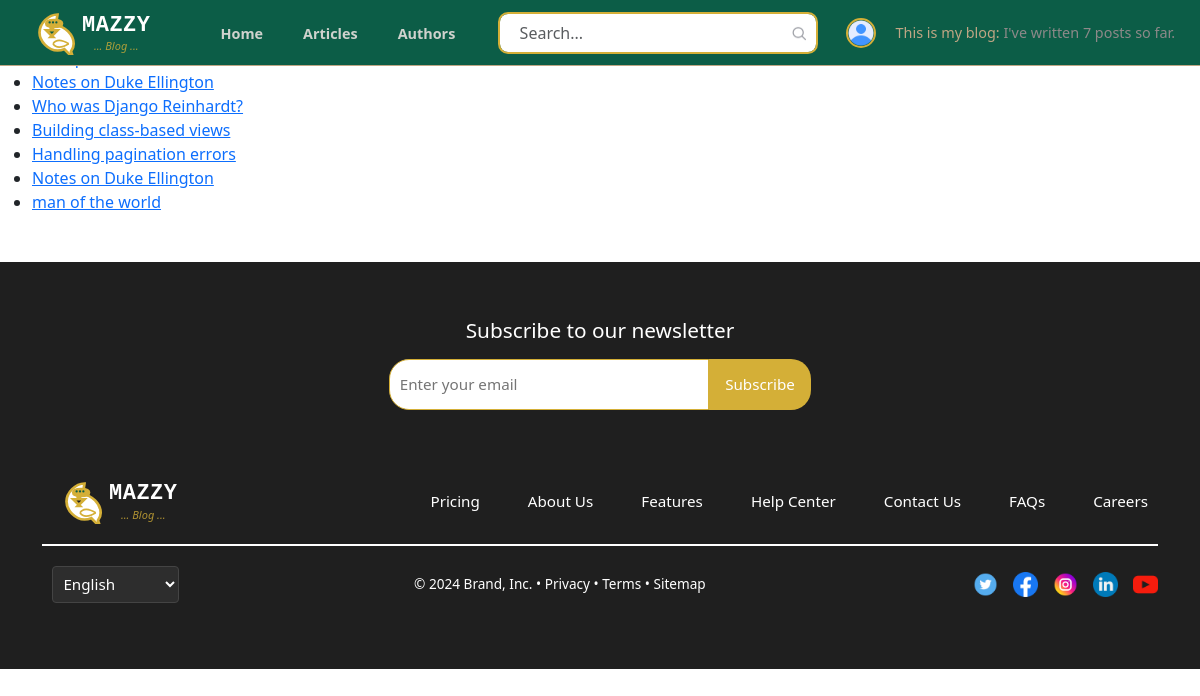
Before: /en/search/ with the older database file.
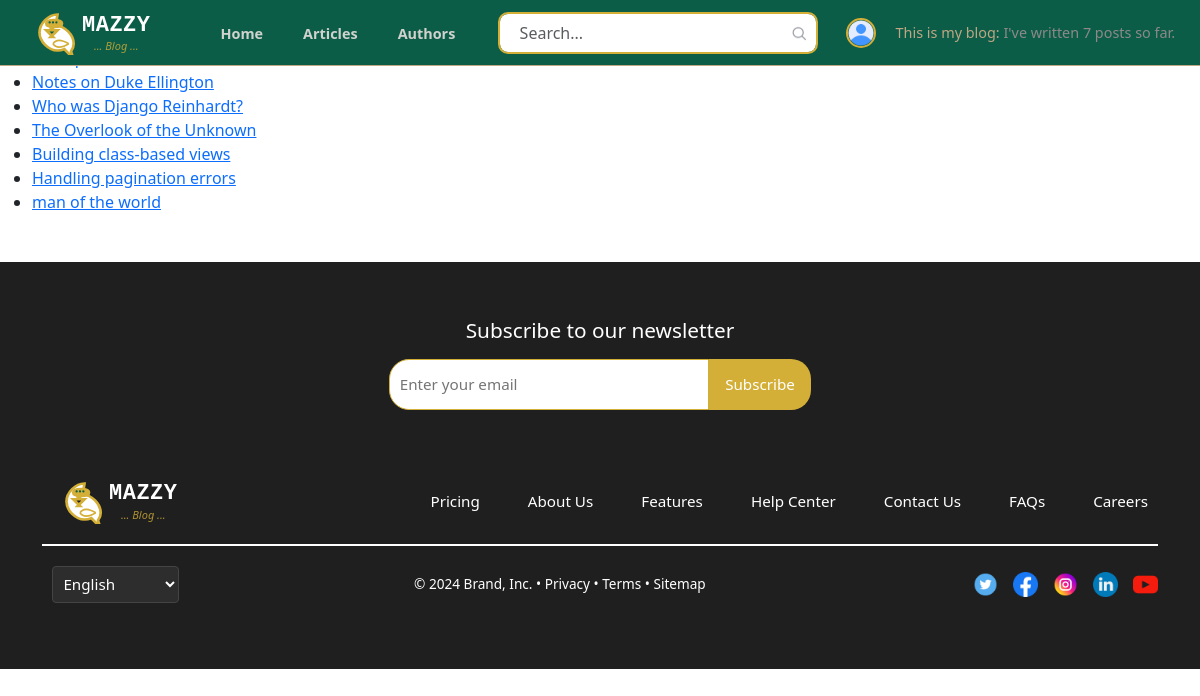
After: the same page with the newer database file.
### blog/models.py (models this page shows, shortened)
class Post(models.Model):
    class CategoryChoices(models.TextChoices):
        LIFESTYLE = 'Lifestyle', 'Lifestyle'
        TRAVEL = 'Travel', 'Travel'
        FOOD = 'Food', 'Food'
        HEALTH = 'Health', 'Health'
        TECHNOLOGY = 'Technology', 'Technology'
    category = models.CharField(max_length=20, choices=CategoryChoices.choices,
        default=CategoryChoices.LIFESTYLE
    )
    class Status(models.TextChoices):
        DRAFT = 'DF', 'Draft'
        PUBLISHED = 'PB', 'Published'
    image = models.ImageField(upload_to='posts/%Y/%m/%d/', blank=True, null=True)
    title = models.CharField(max_length=250)
    slug = models.SlugField(max_length=250, unique_for_date='publish')
    author = models.ForeignKey(User, on_delete=models.CASCADE, related_name='blog_posts')
    body = models.TextField()
    publish = models.DateTimeField(default=timezone.now)
    created = models.DateTimeField(auto_now_add=True)
    updated = models.DateTimeField(auto_now=True)
    status = models.CharField(max_length=2, choices=Status.choices, default=Status.DRAFT)
    objects = models.Manager() # The default manager.
    published = PublishedManager()
    tags = TaggableManager()
    class Meta:
        ordering = ['-publish']
        indexes = [
            models.Index(fields=['-publish']),
        ]

### blog/views.py (the view)
# urls.py: path('search/', views.search, name='search'),
def search(request):
    query = request.GET.get('q', '')
    results = Post.objects.filter(title__icontains=query)
    return render(request, 'website/partials/search_results.html', {'results': results, 'query': query})

### blog/models.py (called while the page is built)
    def get_queryset(self):
        return super().get_queryset()\
            .filter(status=Post.Status.PUBLISHED)

### blog/templatetags/blog_tags.py (called while the page is built)
@register.simple_tag
def total_posts():
   return Post.published.count()

### templates/website/partials/search_results.html (shortened to what this page needs)
{% extends "website/base.html" %}
{% block content %}
  <h2>Search Results for "{{ query }}"</h2>
  <ul>
    {% for post in results %}
      <li>
        <a href="{% url 'post_detail' slug=post.slug %}">{{ post.title }}</a>
      </li>
    {% empty %}
      <li>No results found.</li>
    {% endfor %}
  </ul>
{% endblock %}

### templates/website/base.html (shortened to what this page needs)
{% load static %}
<!DOCTYPE html>
<html lang="en">
<head>
  <link href="{% static './css/style.css' %}" rel="stylesheet">
  <link rel="stylesheet" href="{% static './css/color.css' %}">
  <link rel="stylesheet" href="{% static './css/logo.css' %}">
   <link
    rel="stylesheet"
    href="https://cdnjs.cloudflare.com/ajax/libs/font-awesome/6.4.0/css/all.min.css"
/>
  <link rel="stylesheet"
    href="https://cdn.jsdelivr.net/npm/bootstrap@5.3.0/dist/css/bootstrap.min.css">
</head>
<body>
  {% include 'website/partials/_navbar.html' %}
  <main class="content-box">
    {% block content %}
    {% endblock %}
  </main>
  {% include 'website/partials/_footer.html' %}
</body>
</html>

### templates/website/partials/_navbar.html (shortened to what this page needs)
{% load blog_tags %}
{% load static %}
<div class="header">
    <nav class="navbar header_lay navbar-expand-lg">
        <div class="nav-brand">
            <a class="navbar-brand fw-bold" href="{% url 'blog:hero' %}">
                {% include "website/partials/logo.html" %}
            </a>
        </div>
        <div class="collaps navbar-collapse" id="navbarSupportedContent">
            <div claess="right-sidebar">
                <div class="nav-bar" id="navbarSupportedContent">
                    <ul class="nav-links ms-auto ">
                        <li class="nav-item">
                            <a href="{% url 'blog:hero' %}">Home</a>
                        </li>
                        <li class="nav-item">
                            <a href="{% url 'blog:post_list' %}">Articles</a>
                        </li>
                        <li class="nav-item">
                            <a href="#">Authors</a>
                        </li>
                    </ul>
                </div>
            </div>
            <div class="left-sidebar">
                <form class="search-form" action="{% url 'blog:search' %}" method="GET" >
                    <input class="form-control me-2" type="text" name="q" placeholder="Search..." required>
                    <button class="btn submit" type="submit">
                        <img src="{% static 'image/link/search.png' %}" alt="search Icon" />
                    </button>
                </form>
                <div class="nav-extras">
                  {% if request.user.is_authenticated %}
                    <div class="dropdown-user">
                      <a href="#" class="user-icon">
                        {% if request.user.profile.image %}
                          <img src="{{ request.user.profile.image.url }}" alt="{{ request.user.username }}'s Profile Picture" class="profile-pic">
                        {% else %}
                          <img src="{% static 'image/link/user (1).png' %}" alt="Default User Icon" class="profile-pic">
                        {% endif %}
                      </a>
                      <div class="custom-dropdown">
                        <ul>
                          <li><a class="acc-item" href="{% url 'accounts:profile' %}">Profile</a></li>
                          <li><a class="acc-item" href="{% url 'accounts:profile_update' %}">Edit Profile</a></li>
                          <li><a class="acc-item" href="{% url 'accounts:logout' %}">Logout</a></li>
                        </ul>
                      </div>
                    </div>
                  {% else %}
                    <div class="dropdown-in">
                      <a href="#" class="user-icon">
                        <img src="{% static 'image/link/user (1).png' %}" alt="User Icon" class="profile-pic">
                      </a>
                    </div>
                  {% endif %}
                </div>
                <div class="posts">
                    <p>
                        <span class="h-text">This is my blog:</span>
                        I've written {% total_posts %} posts so far.
                    </p>
                </div>
            </div>
        </div>
    </nav>
</div>

### templates/website/partials/logo.html (shortened to what this page needs)
<div class="logo-container">
  <div class="logo-icon">
  </div>
  <div class="logo-text">
    <h3 class="logo-title">MAZZY</h3>
    <h6 class="logo-subtext">... Blog ...</h6>
  </div>
</div>

### templates/website/partials/_footer.html (shortened to what this page needs)
{% load static %}
<footer class="site-footer text-center py-4 mt-5">
    <section class="newsletter-subscribe">
        <div class="container">
            <h2>Subscribe to our newsletter</h2>
            <form action="#" method="POST">
            <input type="email" name="email" placeholder="Enter your email" required />
            <button type="submit">Subscribe</button>
            </form>
        </div>
    </section>
    <div class="footer-content container">
        <div class="footer-top">
            <div class="footer-brand">
                {% include "website/partials/logo.html" %}
            </div>
            <ul class="footer-nav">
            <li><a href="#">Pricing</a></li>
            <li><a href="#">About Us</a></li>
            <li><a href="#">Features</a></li>
            <li><a href="#">Help Center</a></li>
            <li><a href="#">Contact Us</a></li>
            <li><a href="#">FAQs</a></li>
            <li><a href="#">Careers</a></li>
            </ul>
        </div>
        <div class="footer-bottom">
            <div class="language-bar">
                {% include "website/partials/language.html" %}
            </div>
            <p class="inc">
                &copy; 2024 Brand, Inc. • Privacy • Terms • Sitemap
            </p>
            <ul class="social-icons">
                <li>
                  <a href="#" aria-label="Twitter">
                    <img src="{% static 'image/link/twitter.png' %}" alt="Twitter Icon" />
                  </a>
                </li>
                <li>
                  <a href="#" aria-label="Facebook">
                    <img src="{% static 'image/link/facebook.png' %}" alt="Facebook Icon" />
                  </a>
                </li>
                <li>
                  <a href="#" aria-label="Instagram">
                    <img src="{% static 'image/link/instagram.png' %}" alt="Instagram Icon" />
                  </a>
                </li>
                <li>
                  <a href="#" aria-label="LinkedIn">
                    <img src="{% static 'image/link/linkedin.png' %}" alt="LinkedIn Icon" />
                  </a>
                </li>
                <li>
                  <a href="#" aria-label="YouTube">
                    <img src="{% static 'image/link/youtube.png' %}" alt="YouTube Icon" />
                  </a>
                </li>
            </ul>
        </div>
    </div>
</footer>

### templates/website/partials/language.html (shortened to what this page needs)
{% load i18n %}
{% get_current_language as CURRENT_LANGUAGE %}
<form action="{% url 'set_language' %}" method="post">
    <select name="language" id="language" onchange="this.form.submit()">
        <option value="en" {% if CURRENT_LANGUAGE == 'en' %}selected{% endif %}>English</option>
    </select>
</form>

### static/css/style.css (style rules this page uses)
* { margin: 0; padding: 0; box-sizing: border-box; }
body { background: var(--bu-color); font-family: 'Roboto', sans-serif; }
.header { background: var(--hd-color); border-bottom: 1px solid var(--box-color); justify-content: space-between; position: fixed; align-items: center; width: 100%; top: 0; left: 0; z-index: 1000; }
.navbar.header_lay { display: flex; justify-content: space-between; align-items: center; padding: 0 25px; width: 100%; }
.nav-brand { display: flex; align-items: center; }
.nav-bar { display: flex; align-items: center; margin-top: 1rem ; }
.nav-bar .nav-links li a { text-decoration: none; color: var(--ba-color); padding: 0.75rem 0.75rem; align-items: center; font-weight: 600; font-size: 0.9rem; transition: color 0.3s ease; }
.nav-bar .nav-links { display: flex; list-style: none; gap: 1rem; }
.left-sidebar { flex: 2; display: flex; align-items: center; justify-content: flex-end; gap: 20px; }
.search-form { position: relative; }
.search-form input[type="text"] { padding: 7px 20px; padding-right: 30px; border: 2px solid var(--link-color); border-radius: 10px; width: 20rem; outline: none; }
.search-form button { position: absolute; right: 7px; top: 50%; transform: translateY(-50%); border: none; cursor: pointer; font-size: 1em; }
.search-form button img { width: 16px; height: 16px; display: block; }
.nav-extras { display: flex; align-items: center; justify-content: flex-end; position: relative; }
.user-icon::after { display: none; }
.user-icon img.profile-pic { width: 30px; height: 30px; border-radius: 50%; object-fit: cover; border: 2px solid var(--link-color); transition: opacity 0.3s, border-color 0.3s; cursor: pointer; }
.dropdown-user, .dropdown-in { position: relative; }
.posts p { margin: 0; font-size: 0.9em; color: var(--input-color); }
.posts .h-text { color: var(--box-color); }
.site-footer { background-color: #1f1f1f; color: var(--text-color); margin-top: 40px; font-size: 0.95rem; }
.newsletter-subscribe { color: var(--text-color); padding: 2rem 1rem; text-align: center; }
.newsletter-subscribe h2 { margin-bottom: 1rem; font-size: 1.3rem; }
.newsletter-subscribe form { display: inline-flex; }
.newsletter-subscribe input[type="email"] { padding: 0.8rem 0.6rem; border: 1px solid var(--link-color); border-radius: 20px 0 0 20px; width: 20rem; }
.newsletter-subscribe button { padding: 0.5rem 1rem; background-color: var(--link-color); color: var(--text-color); border: none; border-radius: 0 20px 20px 0; cursor: pointer; }
.footer-content { padding: 2rem 10rem; }
.footer-top { display: flex; align-items: center; justify-content: space-between; flex-wrap: wrap; margin-bottom: 5px; }
.footer-brand { margin-bottom: 10px; margin-left: 10px; }
.footer-nav { list-style: none; display: flex; gap: 3rem; margin-bottom: 10px; margin-right: 10px; }
.footer-nav li a { color: var(--text-color); text-decoration: none; transition: color 0.3s ease; }
.footer-bottom { display: flex; align-items: center; justify-content: space-between; flex-wrap: wrap; border-top: 2px solid var(--text-color); padding-top: 20px; }
.language-bar { margin-bottom: 10px; margin-left: 10px; }
.language-bar select { background-color: #2d2d2d; color: var(--text-color); border: 1px solid #444; padding: 0.4rem; border-radius: 4px; }
.inc { margin-bottom: 10px; color: var(--text-color); font-size: 0.85rem; }
.social-icons { list-style: none; display: flex; gap: 15px; margin-bottom: 10px; }
.social-icons li a img { width: 25px; height: auto; display: inline-block; vertical-align: middle; }
.content-box { width: 100%; margin: 0 auto; }

### static/css/color.css (style rules this page uses)
:root { --text-color: #fff; --bc-color: #ffffff; --bg-color: #f08804; --hd-color: #0c5d47; --text-shadow: #555; --bd-color: #febd69; --bt-color:#172539; --link-color: #d4af37; --black-color: #000; --other-color: #6d6c6e; --blo-color: rgb(73, 101, 237) ; --love-color:#ff4081; --rt-color:#333; --bu-color:#f8f9fa; --b-color:#e0e0e0; --ba-color:#cfd2cd; --bh-color: #fdecd4; --mb-color: #dee2e6; --ms-color: #020202; --box-color: rgb(191, 166, 132); --input-color: #8d8989; }

Changed rows visible on the page:
changed Post: title "Notes on Duke Ellington" → "The Overlook of the Unknown"; moves up the list
